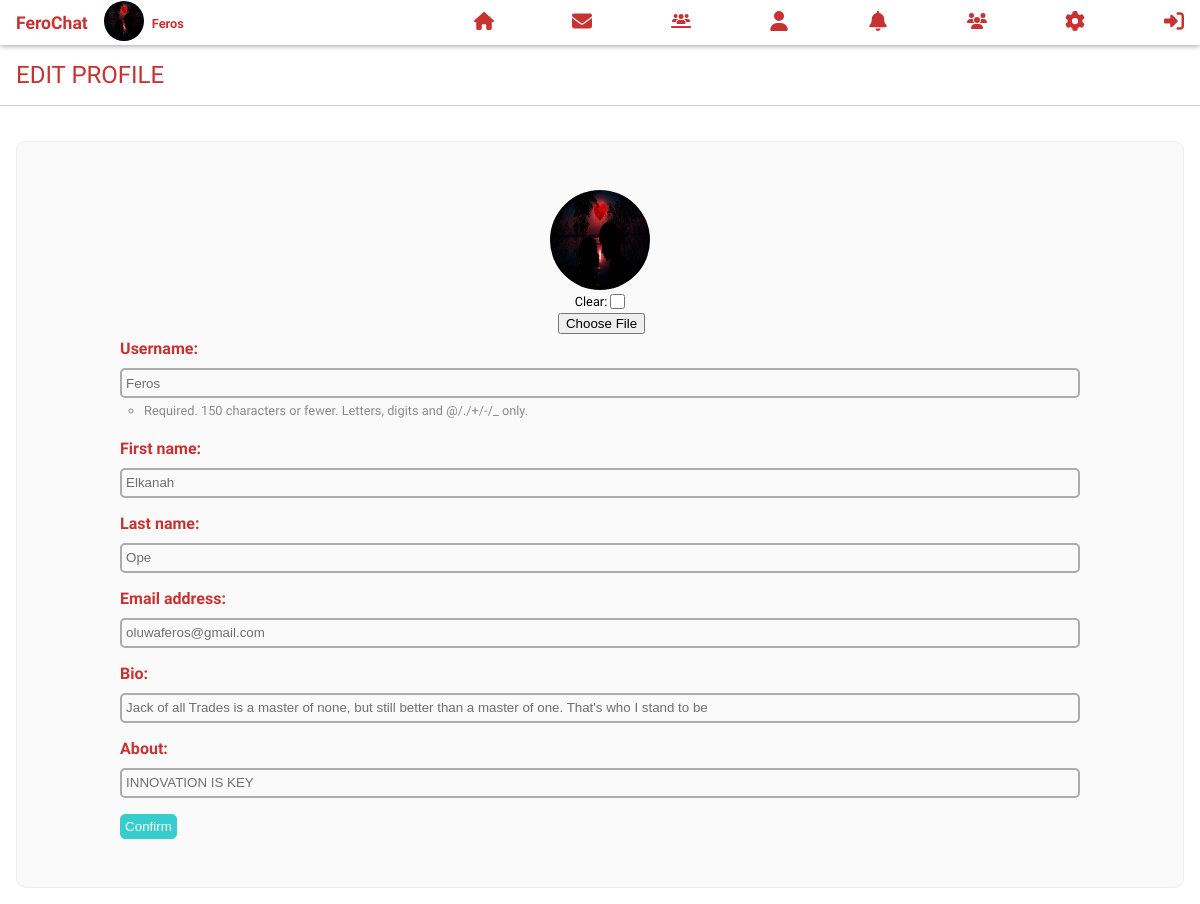
Page /settings/edit_prof/ (signed in) on the committed database.
### messengers/models.py (models this page shows, shortened)
class Info(models.Model):
    user = models.OneToOneField(User, on_delete=models.CASCADE)
    about = models.CharField(max_length=100, blank=True, default="")
    bio = models.CharField(max_length=200, blank=True, default="")
    prof_pics = models.ImageField(
        upload_to=user_directory_path, null=True, blank=True, validators=[validate_image_file_extension, image_type_validator, profile_val])
    unread_messages = models.IntegerField(default=0)

### settings/views.py (the view, shortened to what this page needs)
# urls.py: path("edit_prof/", views.edit_prof, name="edit_prof"),
def edit_prof(request):
    info = request.user.info
    if request.method != "POST":
        prof_form = ProfileForm(instance=request.user)
        info_form = InfoForm(instance=info)
    context = {"prof_form": prof_form, "info_form": info_form}
    return render(request, "settings/edit_prof.html", context)

### settings/forms.py
class ProfileForm(ModelForm):
    class Meta:
        model = User
        fields = ('username', 'first_name', 'last_name',
                  'email')

class InfoForm(ModelForm):
    class Meta:
        model = Info
        fields = ("bio", "about", 'prof_pics')

### settings/templates/settings/edit_prof.html (shortened to what this page needs)
{% extends 'messengers/base.html' %}
{% block content %}
<div class="edit_profile">
    <div class="bar"> edit profile </div>
    <div class="pro_space"></div>
    <div class="edit_pass">
        <div class="form_card">
            <form method="post" enctype="multipart/form-data" action="{% url 'settings:edit_prof' %}">
                <div class="profile_picture">
                    {% if user.info.prof_pics %}
                    <a href="{{user.info.prof_pics.url}}">
                        <img src="{{user.info.prof_pics}}" alt="Profile">
                    </a>
                    <div class="clear">
                        <p>Clear:</p>
                        <input type="checkbox" name="clear" id="prof_pics-clear_id">
                    </div>
                    {% endif %}
                    <input type="file" name="prof_pics" accept="image/*" id="id_prof_pics">
                </div>
                <ul>
                    {% for field in prof_form %}
                    <div class="field">
                        {{field.label_tag}}
                        {{field}}
                        {% if field.help_text %}
                        <div class="help_text">
                            <ul>
                                <li>{{field.help_text}}</li>
                            </ul>
                        </div>
                        {% endif %}
                    </div>
                    {% endfor %}
                    {% for field in info_form %}
                    {% if field.name != "prof_pics" %}
                    <div class="field">
                        {{field.label_tag}}
                        {{field}}
                    </div>
                    {% endif %}
                    {% endfor %}
                </ul>
                <button class="submit">Confirm</button>
            </form>
        </div>
    </div>
</div>
{% endblock content %}

### messengers/templates/messengers/base.html (shortened to what this page needs)
{% load static %}
<!DOCTYPE html>
<html lang="en">
<head>
    <link rel="stylesheet" href="{% static 'messenger/test.css' %}">
</head>
<body>
    <nav>
        <a title="Home" class="logo" href="{% url 'messengers:index' %}">FeroChat</a>
        {% if user.is_authenticated %}
        <div class="prof_pics">
            {% if user.info.prof_pics %}
            <a title="{{user.username}}'s Picture" href="{{user.info.prof_pics.url}}">
                <img width="40px" height="40px" src="{{user.info.prof_pics.url}}" alt="Profile">
            </a>
            {% endif %}
        </div>
        <p class="greeting">{{user.username}}</p>
        <ul>
            <li>
                <a title="Home" class="logo" href="{% url 'messengers:index' %}">
                </a>
            </li>
            <li id="mesgs">
                <a title="Messages" href="{% url 'messengers:messages' %}">
                </a>
            </li>
            <li>
                <a title="People" href="{% url 'messengers:users' %}">
                </a>
            </li>
            <li>
                <a title="Profile" href="{% url 'messengers:user_bio' user.id %}">
                </a>
            </li>
            <li>
                <a title="Notifications" href="{% url 'messengers:notifications'%}">
                </a>
            </li>
            <li>
                <a title="Friends" href="{% url 'messengers:friends' user.id%}">
                </a>
            </li>
            <li>
                <a title="Settings" href="{% url 'settings:setting' %}">
                </a>
            </li>
            <li>
                <a title="LogOut" href="{% url 'users:logout' %}">
                </a>
            </li>
        </ul>
        {% else %}
        <ul class="log">
            <li><a href="{% url 'users:sign_up' %}">Sign Up</a></li>
            <li><a href="{% url 'users:login' %}">Login</a></li>
        </ul>
        {% endif %}
    </nav>
    <div class="space"></div>
    <div class="block">
        {% block content %}{% endblock content %}
    </div>
</body>
</html>

### static/messenger/test.css (style rules this page uses)
* { padding: 0; margin: 0; box-sizing: border-box; }
:root { font-size: 16px; font-weight: 400; font-family: 'Varela Round', sans-serif; --default_color: rgb(200, 50, 50); }
html { scrollbar-color: rgb(200, 50, 50) #f1f1f1; scrollbar-width: thin; scrollbar-track-color: rgba(238, 238, 238, 1); -ms-scrollbar-track-color: rgba(238, 238, 238, 1); scrollbar-base-color: rgb(200, 50, 50); -ms-scrollbar-base-color: rgb(200, 50, 50); overflow-y: scroll; scroll-behavior: smooth; overflow-x: hidden; }
body { background-color: white; display: flex; flex-direction: column; }
.space { width: 100%; height: 45px; }
.block { display: flex; flex-direction: column; }
.bar { padding: 1rem; text-transform: uppercase; background-color: white; width: 100%; position: fixed; transition: all 0.5s; border-bottom: 1.5px solid lightgray; color: rgb(200, 50, 50); color: var(--default_color); font-size: 1.5rem; font-weight: 500; z-index: 3; }
nav { z-index: 4; overflow: hidden; box-shadow: 0px 0px 6px grey; background-color: white; position: fixed; padding-left: 1rem; align-items: center; width: 100%; height: 45px; color: white; display: flex; }
nav .logo { text-decoration: none; position: relative; font-size: 1.1rem; color: rgb(200, 50, 50); color: var(--default_color); font-weight: 800; transition: all 0.5s; animation: title_bounce 2s; animation-timing-function: ease-in; }
nav .greeting { margin-top: 1px; color: rgb(200, 50, 50); color: var(--default_color); font-size: 0.8rem; font-weight: 600; }
nav img { border-radius: 50%; margin: 0rem 0.5rem 0rem 1rem; }
nav svg { height: 20px; width: 20px; fill: rgb(200, 50, 50); transition: all 0.3s; }
nav ul a { transition: all 0.3s; font-size: 0.8rem; color: var(--default_color); text-decoration: none; }
nav ul { margin-right: 1rem; margin-left: auto; width: 60%; display: flex; align-items: center; justify-content: space-between; }
nav ul li { display: inline-block; list-style: none; }
nav #mesgs { display: inline-flex; }
.pro_space { width: 100%; height: 79px; }
.edit_profile .profile_picture { display: flex; flex-direction: column; align-items: center; }
.edit_profile .profile_picture img, .edit_profile .profile_picture svg { width: 100px; height: 100px; fill: rgb(173, 172, 172); border-radius: 50%; }
.edit_profile .profile_picture input, .edit_profile .profile_picture input:focus { width: 92px; border: none; }
.edit_profile .pro_space { height: 80px; }
.edit_profile .clear { display: flex; }
.edit_profile .clear p { font-size: 0.8rem; margin-right: 3px; }
.edit_profile #prof_pics-clear_id { width: 15px; height: 15px; }
.edit_pass label { color: rgb(200, 50, 50); font-weight: 600; padding-bottom: 10px; }
.edit_pass .field { display: flex; flex-direction: column; margin-bottom: 1rem; }
.edit_pass .form_card { margin: 1rem; padding: 2rem; background-color: rgb(250, 250, 250); display: flex; flex-direction: column; align-items: center; border-radius: 10px; border: 1.5px solid rgb(238, 238, 238); }
.edit_pass form { width: 90%; padding: 1rem; }
.edit_pass .help_text ul li, .edit_pass .error ul li { font-size: 0.8rem; color: rgb(138, 138, 138); list-style: circle; margin: 0.3rem 0rem; }
.edit_pass .help_text, .edit_pass .error { margin-left: 1.5rem; }
.login button, .edit_pass button { padding: 4px; transition: all 0.3s; color: white; background-color: rgb(55, 205, 205); border: 1px solid rgb(55, 205, 205); border-radius: 5px; }
.login input, .edit_pass input { padding: 4px; border-radius: 5px; transition: all 0.3s; height: 30px; color: rgb(111, 111, 111); background: none; border: 2px solid rgb(173, 172, 172); }

### rows in the picture
Info: info_form "Jack of all Trades is a master of none, but still better than a master of one. That's who I stand to be" "INNOVATION IS KEY"

### other values in the picture
{{ user.username }} "Feros"
{{ field.label_tag }} "Username:" "First name:" "Last name:" "Email address:"
{{ field.help_text }} "Required. 150 characters or fewer. Letters, digits and @/./+/-/_ only."
{{ field.label_tag }} "Bio:" "About:"
